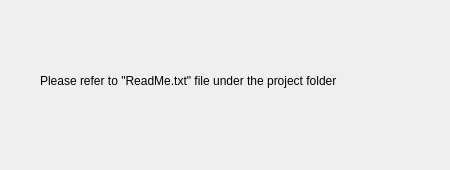
<?xml version="1.0" encoding="UTF-8"?>
<ui version="4.0">
 <class>HelpWithCommand</class>
 <widget class="QDialog" name="HelpWithCommand">
  <property name="geometry">
   <rect>
    <x>0</x>
    <y>0</y>
    <width>450</width>
    <height>170</height>
   </rect>
  </property>
  <property name="windowTitle">
   <string>Dialog</string>
  </property>
  <widget class="QLabel" name="label">
   <property name="geometry">
    <rect>
     <x>40</x>
     <y>70</y>
     <width>371</width>
     <height>21</height>
    </rect>
   </property>
   <property name="text">
    <string>Please refer to &quot;ReadMe.txt&quot; file under the project folder</string>
   </property>
  </widget>
 </widget>
 <resources/>
 <connections/>
</ui>
